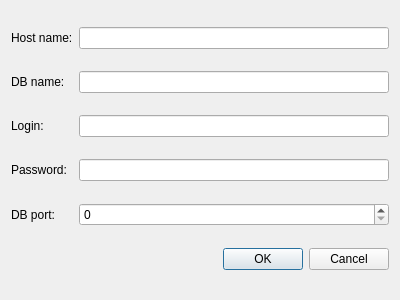
<?xml version="1.0" encoding="UTF-8"?>
<ui version="4.0">
 <class>DBSettingsWindow</class>
 <widget class="QDialog" name="DBSettingsWindow">
  <property name="geometry">
   <rect>
    <x>0</x>
    <y>0</y>
    <width>400</width>
    <height>300</height>
   </rect>
  </property>
  <property name="windowTitle">
   <string>Settings</string>
  </property>
  <property name="windowIcon">
   <iconset resource="resource.qrc">
    <normaloff>:/Users/AlexPCnew/Downloads/gear.png</normaloff>:/Users/AlexPCnew/Downloads/gear.png</iconset>
  </property>
  <layout class="QGridLayout" name="gridLayout">
   <item row="0" column="0">
    <widget class="QLabel" name="lbHostName">
     <property name="text">
      <string>Host name:</string>
     </property>
    </widget>
   </item>
   <item row="0" column="1">
    <widget class="QLineEdit" name="leHostName"/>
   </item>
   <item row="1" column="0">
    <widget class="QLabel" name="lbDBName">
     <property name="text">
      <string>DB name:</string>
     </property>
    </widget>
   </item>
   <item row="1" column="1">
    <widget class="QLineEdit" name="leDBName"/>
   </item>
   <item row="2" column="0">
    <widget class="QLabel" name="lbLogin">
     <property name="text">
      <string>Login:</string>
     </property>
    </widget>
   </item>
   <item row="2" column="1">
    <widget class="QLineEdit" name="leLogin"/>
   </item>
   <item row="3" column="0">
    <widget class="QLabel" name="lbPassword">
     <property name="text">
      <string>Password:</string>
     </property>
    </widget>
   </item>
   <item row="3" column="1">
    <widget class="QLineEdit" name="lePassword"/>
   </item>
   <item row="4" column="0">
    <widget class="QLabel" name="lbDBPort">
     <property name="text">
      <string>DB port:</string>
     </property>
    </widget>
   </item>
   <item row="4" column="1">
    <widget class="QSpinBox" name="sbDbPort">
     <property name="maximum">
      <number>9999</number>
     </property>
    </widget>
   </item>
   <item row="5" column="0" colspan="2">
    <widget class="QDialogButtonBox" name="buttonBox">
     <property name="orientation">
      <enum>Qt::Orientation::Horizontal</enum>
     </property>
     <property name="standardButtons">
      <set>QDialogButtonBox::StandardButton::Cancel|QDialogButtonBox::StandardButton::Ok</set>
     </property>
    </widget>
   </item>
  </layout>
 </widget>
 <resources>
  <include location="resource.qrc"/>
 </resources>
 <connections>
  <connection>
   <sender>buttonBox</sender>
   <signal>accepted()</signal>
   <receiver>DBSettingsWindow</receiver>
   <slot>accept()</slot>
   <hints>
    <hint type="sourcelabel">
     <x>248</x>
     <y>254</y>
    </hint>
    <hint type="destinationlabel">
     <x>157</x>
     <y>274</y>
    </hint>
   </hints>
  </connection>
  <connection>
   <sender>buttonBox</sender>
   <signal>rejected()</signal>
   <receiver>DBSettingsWindow</receiver>
   <slot>reject()</slot>
   <hints>
    <hint type="sourcelabel">
     <x>316</x>
     <y>260</y>
    </hint>
    <hint type="destinationlabel">
     <x>286</x>
     <y>274</y>
    </hint>
   </hints>
  </connection>
 </connections>
</ui>
